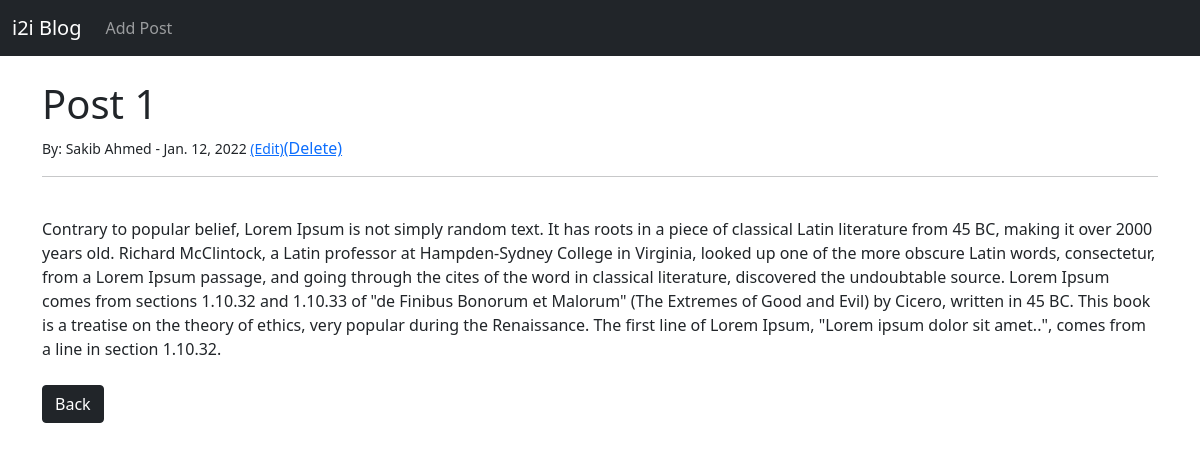
The app's page /article/1 with its own data.
### theblog/models.py (models this page shows, shortened)
class Post(models.Model):
    title = models.CharField(max_length=255)
    title_tag = models.CharField(max_length=255)
    author = models.ForeignKey(User, on_delete=models.CASCADE)
    body = models.TextField()
    post_date = models.DateField(auto_now_add=True)

### theblog/views.py (the view)
# urls.py: path("article/<int:pk>", ArticleDateDetailView.as_view(), name="article-detail"),
class ArticleDateDetailView(DetailView):
    model = Post
    template_name = "article_details.html"

### theblog/templates/article_details.html (shortened to what this page needs)
<!DOCTYPE html>
<html lang="en">
  <head>
    {% extends 'base.html' %}
    {% block content %}
    <h1>{{ post.title }}</h1>
    <small
      >By: {{ post.author.first_name }} {{ post.author.last_name}} - {{ post.post_date }}
      <a href="{% url 'update_post' post.pk %}">(Edit)</a></small
    ><a href="{% url 'delete_post' post.pk %}">(Delete)</a>
    </small><br />
    <hr />
    <br />
    {{ post.body }}
    <br /><br />
    <a href="{% url 'home' %}" class="btn btn-dark">Back</a>
    {% endblock %}

### records on screen
Post: title "Post 1", author.first_name "Sakib", author.last_name "Ahmed", post_date "Jan. 12, 2022", body "Contrary to popular belief, Lorem Ipsum is not simply random text. It has roots in a piece of classical Latin literature from 45 BC, making it over 2000 years old. Richard McClintock, a Latin professor at Hampden-Sydney College in Virginia, looked up one of the more obscure Latin words, consectetur, from a Lorem Ipsum passage, and going through the cites of the word in classical literature, discovered the undoubtable source. Lorem Ipsum comes from sections 1.10.32 and 1.10.33 of \"de Finibus Bonorum et Malorum\" (The Extremes of Good and Evil) by Cicero, written in 45 BC. This book is a treatise on the theory of ethics, very popular during the Renaissance. The first line of Lorem Ipsum,…"
